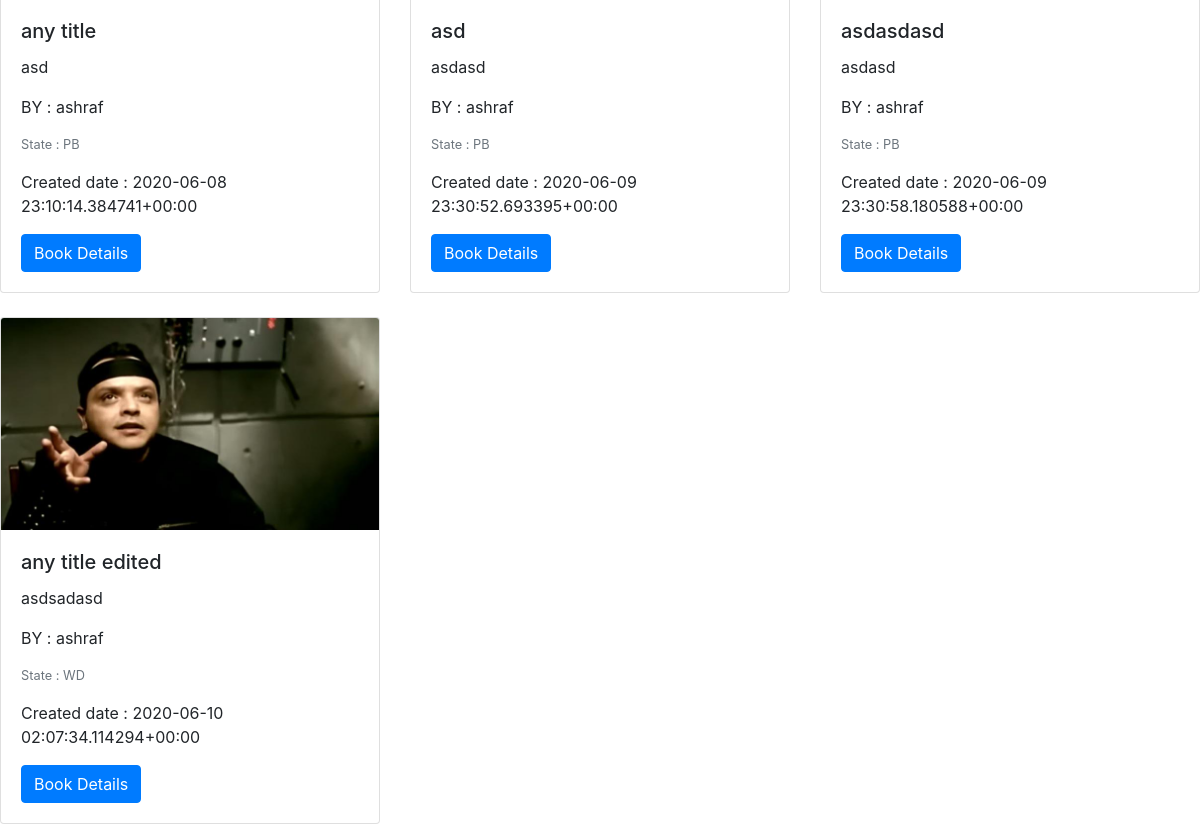
The page /authors/authors/2/ (lower part) on the database as committed earlier.
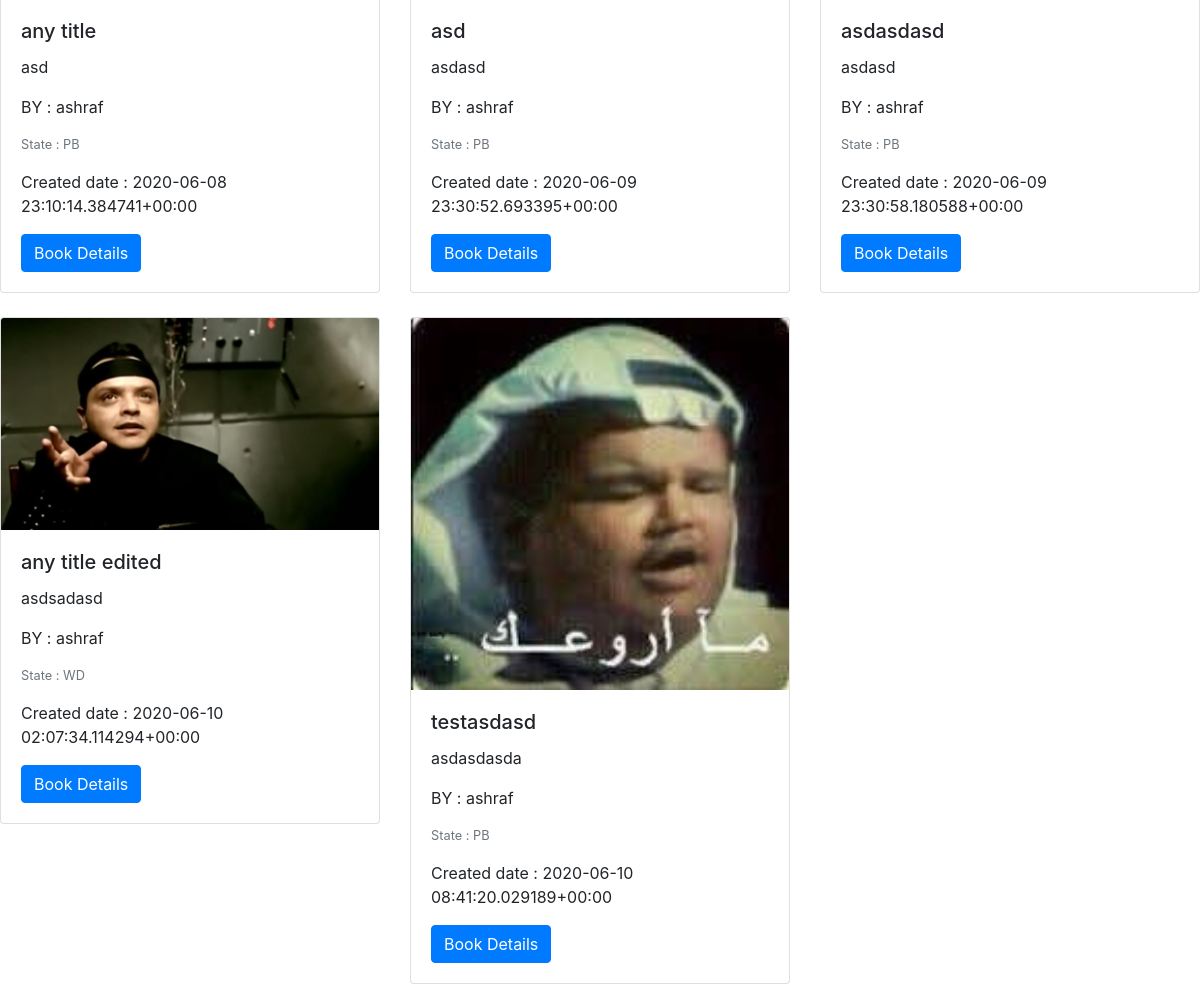
The same page on the database as committed later.
### book/models.py (models this page shows, shortened)
class Book(models.Model):
    Published = 'PB'
    Withdrawn = 'WD'
    Draft = 'DF'
    author = models.ForeignKey(Author,on_delete=models.CASCADE,related_name="author_book")
    title = models.CharField(max_length=50)
    desc = models.TextField(default='')
    img = models.FileField(upload_to='images',default='/images/default.png')
    state_choices = [
        (Published,'Published'),
        (Withdrawn,'Withdrawn'),
        (Draft,'Draft')
    ]
    state = models.CharField(max_length=2,choices=state_choices,default=Published)
    created_date = models.DateTimeField(default=timezone.now)

### author/models.py (models this page shows)
class Author(models.Model):
    name = models.CharField(max_length=50)
    mail = models.EmailField()
    def __str__(self):
        return self.name

### author/views.py (the view)
# urls.py: path('authors/<int:pk>/',views.author_details,name='author_details'),
def author_details(request,pk):
    author = get_object_or_404(Author,pk=pk)
    books = Book.objects.filter(author__id=pk)
    return render(request, 'author/author_details.html', {"author":author,"books":books})

### author/templates/author/author_details.html (shortened to what this page needs)
{% extends 'author/base.html' %}
{% block content %}
    <div>
            <div class="row">
{% for b in books %}
<div class="col-4 mt-4">
    <div class="card" style="width: 200px,height:100px;">
        <img class="card-img-top" src="{{ b.img.url }}" alt="Card image cap">
        <div class="card-body">
    <h5 class="card-title">{{b.title}}</a></h5>
        <p class="card-text">{{b.desc|linebreaksbr}}</p>
        <p class="card-text">BY : {{b.author|linebreaksbr}}</p>
        <p class="card-text"><small class="text-muted">State : {{b.state|linebreaksbr}}</small></p>
        <p class="card-text">Created date : {{b.created_date|linebreaksbr}}</p>
        <a href="{% url 'book:book_details' pk=b.pk %}" class="btn btn-primary">Book Details</a>
        </div>
        </div>
    </div>
    {% endfor %}
    </div>
{% endblock %}

Rows that differ between the two databases and show on the page:
added Book: img (picture), title "testasdasd", desc "asdasdasda", author "ashraf", state "PB", created_date "2020-06-10 08:41:20.029189+00:00"
